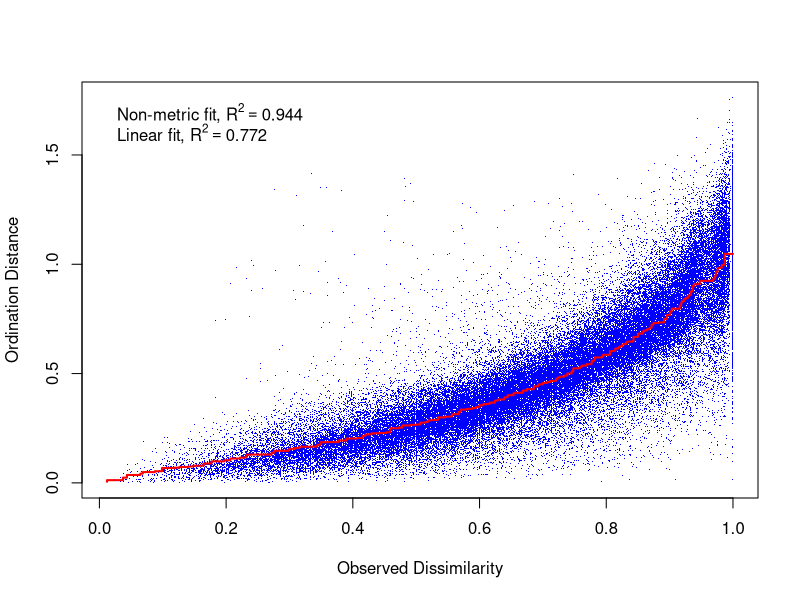
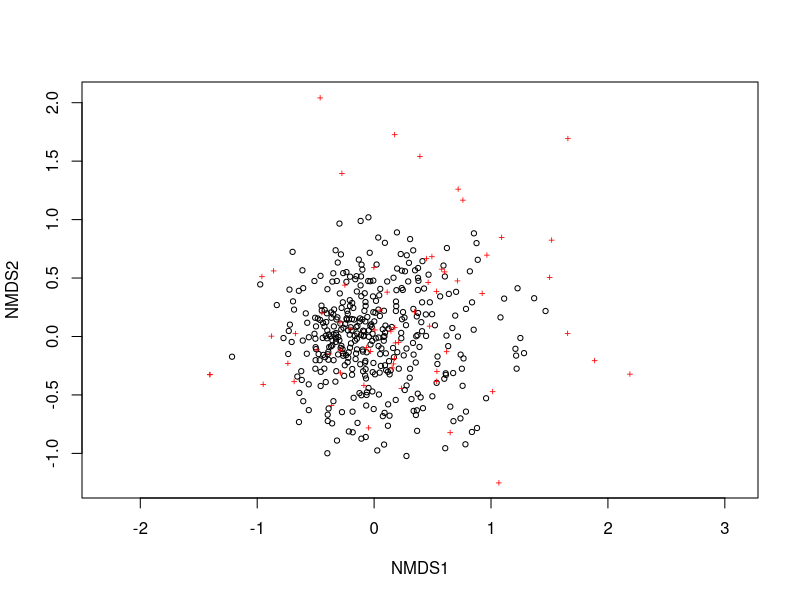
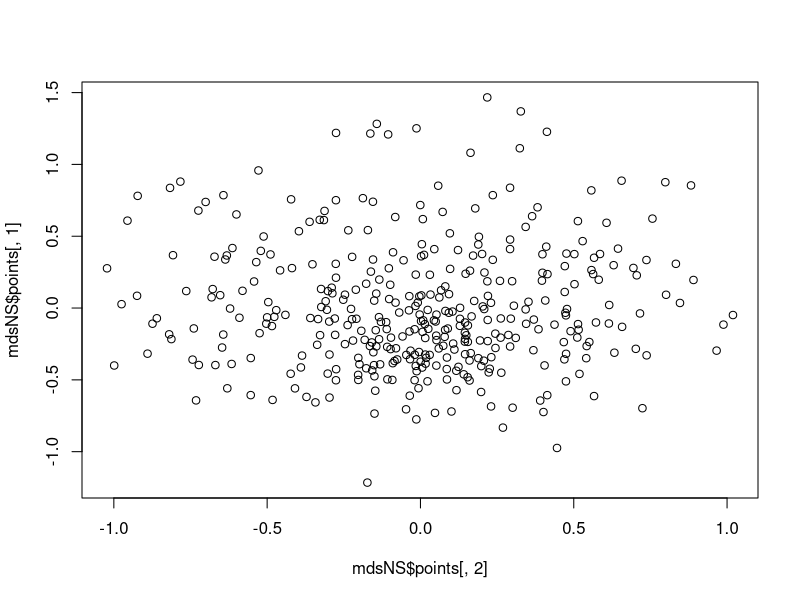
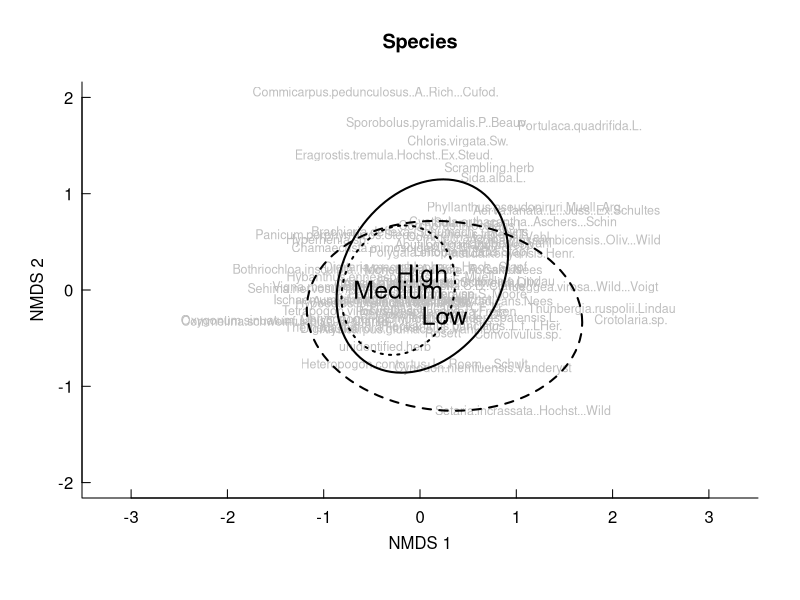

Recreate these plots in R, in order.
#############################################################################
####Species NMDS Nech Sar - Oct 2012 - Nov 2013 ####
#Stuart Smith
#12/10/2018 
############################################################################
# Libraries
rm(list=ls())
library(Matrix)
library(lattice)
library(MASS)
library(tidyr)
library(lubridate)
library(vegan)
############################################################################

nsSpp<-read.csv("VegCompSeason3.csv",header=T,sep=",")

names(nsSpp)
head(nsSpp)
str(nsSpp)

################################################################################
#### Non multi-dimensional scaling - explore spp data ####
################################################################################

# USE NMDS
names(nsSpp)
names(nsSpp[,8:72]) # 65 species # Rosett?
mdsNS<-metaMDS(nsSpp[,8:72], trace =F) 
mdsNS
#Stress:     0.2925064  # Not great stress

# Stressplot
vare.dis<-vegdist(nsSpp[,8:72]) 
vare.dis2<-as.matrix(vare.dis)
vare.dis
vare.mds0<-isoMDS(vare.dis) 
stressplot(vare.mds0,vare.dis) # final  value 23.725340 
# Metri = 0.94, LinearR2 =0.77

# Basic NMDS plot
par(mfrow=c(1,1))
plot(mdsNS, type="p")
plot(mdsNS$points[,1]~mdsNS$points[,2]) 
# No major outliers - strong central clustering

# Enviro fit - fit season, treatment, livestock density 
names(nsSpp)
NS.ev <- envfit(mdsNS~ Season.Year+Treatment+Livestock.density,data = nsSpp, 
                  perm=999) #strata=as.numeric(nsSpp$Transect)/as.numeric(nsSpp$Quadrat))
NS.ev # All seemily important for spp composition - low R2

# Issue transect (experimental design) corresponds to dung

# Biplot # Species
par(mfrow=c(1,1))
plot(mdsNS, type="n",xlim=c(-2,2), ylim=c(-2,2),
     ylab="NMDS 2", xlab="NMDS 1",mgp=c(1.75,.45,0), 
     tck=.02, las=1, lwd=1.75, bty='l', main="Species")
with(nsSpp,text(mdsNS,display="species",
                         col="grey", cex=.75))#Add spp
with(nsSpp,ordiellipse(mdsNS,Livestock.density, conf=0.95,
                                cex=1.5, col="black", lwd=2, lty=c(1,2,3),label=T))

# Wider range of species in low livestock category - but smaller when wide
# Categorical division of livestock, but was it the relationship as raw dung/metabolic bio